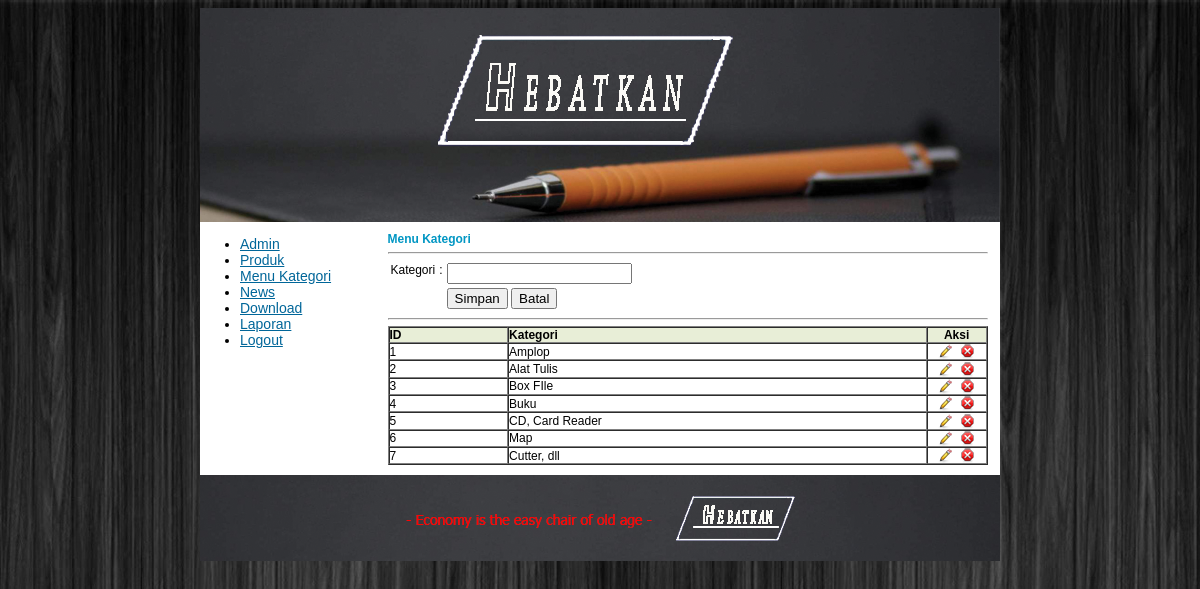
Page /Admin/kategori.php (signed in) on the committed database.
### tables this page shows
CREATE TABLE `kategoritbl` (
  `id` int(11) NOT NULL,
  `kategori` varchar(25) NOT NULL
);

### Admin/kategori_data.php (the view, shortened to what this page needs)
<table width="600" border="1" cellpadding="0" cellspacing="0" bgcolor="#E8EED7">
  <tr>
    <th width="20%" align="left" scope="col" >ID</th>
    <th width="60%" align="left" scope="col">Kategori</th>
    <th width="20%" align="center" scope="col">Aksi</th>
</tr>
<?php
$query = "select * from kategoritbl order by id asc";
$hasil = mysqli_query($GLOBALS["___mysqli_ston"], $query);
while ($data = mysqli_fetch_array($hasil))
{
echo "<tr>
<td align=\"left\" width=\"20%\" bgcolor=\"#FFFFFF\">".$data['id']."</td>
<td align=\"left\" width=\"70%\" bgcolor=\"#FFFFFF\">".$data['kategori']."</td>
<td align=\"center\" width=\"10%\" bgcolor=\"#FFFFFF\"><a href=\"kategori_ubah.php?id=$data[id]\"><img width=\"15\" src=\"../Gambar/Ubah.png\" height=\"15\" border=\"0\" valign=\"middle\"></a>&nbsp;&nbsp;<a href=\"kategori_hapus.php?id=$data[id]\"><img width=\"15\" src=\"../Gambar/Hapus.png\" height=\"15\" border=\"0\" valign=\"middle\"></a></td>
</tr>";
}
?>
</table>

### Admin/kategori.php (shortened to what this page needs)
<!DOCTYPE html PUBLIC "-//W3C//DTD XHTML 1.0 Transitional//EN" "http://www.w3.org/TR/xhtml1/DTD/xhtml1-transitional.dtd">
<html xmlns="http://www.w3.org/1999/xhtml">
<head>
</head>
<body>
<table width="800" border="0" align="center" cellpadding="0" cellspacing="0" bgcolor="#FFFFFF">
  <tr>
    <td colspan="2" align="center" valign="top"><img src="../Gambar/Header.png" width="800" height="214" /></td>
  </tr>
  <tr>
    <td width="150" align="left" valign="top"><div class="Menu_Kiri">
      <ul>
        <li><a href="admin.php">Admin</a></li>
        <li><a href="produk.php">Produk</a></li>
        <li><a href="kategori.php">Menu Kategori</a></li>
        <li><a href="news.php">News</a></li>
        <li><a href="download.php">Download</a></li>
        <li><a href="laporan.php">Laporan</a></li>
        <li><a href="logout.php">Logout</a></li>
      </ul>
    </div></td>
    <td width="650" align="center" valign="top"><div class="Menu_Tengah"><table width="100%" border="0" cellspacing="0" cellpadding="0">
          <tr>
    <th align="left" valign="top" class="Teks_Keterangan" scope="col">Menu Kategori</th>
  </tr>
    <tr>
    <td align="center" valign="top" scope="col"><hr/></td>
  </tr>
  <tr>
    <td align="center" valign="top" scope="col"><?php include "kategori_form.php" ?></td>
  </tr>
  <tr>
    <td align="center" valign="top"><hr /></td>
  </tr>
  <tr>
    <td align="center" valign="top"><?php include "kategori_data.php" ?></td>
  </tr>
    </table>
</div></td>
  </tr>
  <tr>
    <td colspan="2" align="center" valign="top"><img src="../Gambar/Footer.png" width="800" height="86" /></td>
  </tr>
</table>
</body>
</html>

### Admin/kategori_form.php
<form id="form1" name="form1" method="post" action="kategori_tambah.php">
  <table width="400" border="0" align="left">
    <tr>
      <td width="10%" align="left" valign="top">Kategori </td>
      <td width="1%" align="left" valign="top">:</td>
      <td width="89%" align="left" valign="top"><label>
        <input name="ktgtxt" type="text" id="ktgtxt" />
      </label>
        </span></td>
    </tr>
    <tr>
      <td align="left" valign="top">&nbsp;</td>
      <td align="left" valign="top">&nbsp;</td>
      <td align="left" valign="top"><label>
        <input type="submit" name="Submit" value="Simpan" />
      </label>
        <label>
          <input type="reset" name="Submit2" value="Batal" />
        </label>
        </span></td>
    </tr>
  </table>
</form>

### Admin/kategori.php (style rules this page uses)
.Menu_Kiri { width: 150px; font-family: Tahoma, Geneva, sans-serif; font-size: 14px; margin-top: 10px; margin-bottom: 10px; }
body { background-image: url(../Gambar/wall.jpg); }
a:link { color: #006699; }
.Menu_Tengah { margin-top: 10px; margin-bottom: 10px; width: 600px; margin-left: 25px; font-family: "Trebuchet MS", Arial, Helvetica, sans-serif; font-size: 12px; }
.Teks_Keterangan { font-family: Tahoma, Geneva, sans-serif; font-size: 12px; color: #0096C3; }

### rows in the picture
kategoritbl: id "1", kategori "Amplop"
kategoritbl: id "2", kategori "Alat Tulis"
kategoritbl: id "3", kategori "Box FIle"
kategoritbl: id "4", kategori "Buku"
kategoritbl: id "5", kategori "CD, Card Reader"
kategoritbl: id "6", kategori "Map"
kategoritbl: id "7", kategori "Cutter, dll"
